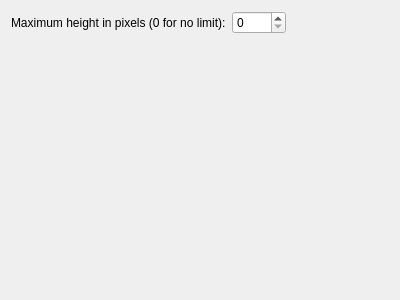
<?xml version="1.0" encoding="UTF-8"?>
<ui version="4.0">
 <class>ItemWebSettings</class>
 <widget class="QWidget" name="ItemWebSettings">
  <property name="geometry">
   <rect>
    <x>0</x>
    <y>0</y>
    <width>400</width>
    <height>300</height>
   </rect>
  </property>
  <layout class="QVBoxLayout" name="verticalLayout">
   <item>
    <layout class="QHBoxLayout" name="horizontalLayout">
     <item>
      <widget class="QLabel" name="label">
       <property name="text">
        <string>Maximum height in pixels (0 for no limit):</string>
       </property>
       <property name="buddy">
        <cstring>spinBoxMaxHeight</cstring>
       </property>
      </widget>
     </item>
     <item>
      <widget class="QSpinBox" name="spinBoxMaxHeight">
       <property name="maximum">
        <number>2000</number>
       </property>
      </widget>
     </item>
     <item>
      <spacer name="horizontalSpacer">
       <property name="orientation">
        <enum>Qt::Horizontal</enum>
       </property>
       <property name="sizeHint" stdset="0">
        <size>
         <width>40</width>
         <height>20</height>
        </size>
       </property>
      </spacer>
     </item>
    </layout>
   </item>
   <item>
    <spacer name="verticalSpacer">
     <property name="orientation">
      <enum>Qt::Vertical</enum>
     </property>
     <property name="sizeHint" stdset="0">
      <size>
       <width>20</width>
       <height>40</height>
      </size>
     </property>
    </spacer>
   </item>
  </layout>
 </widget>
 <resources/>
 <connections/>
</ui>
